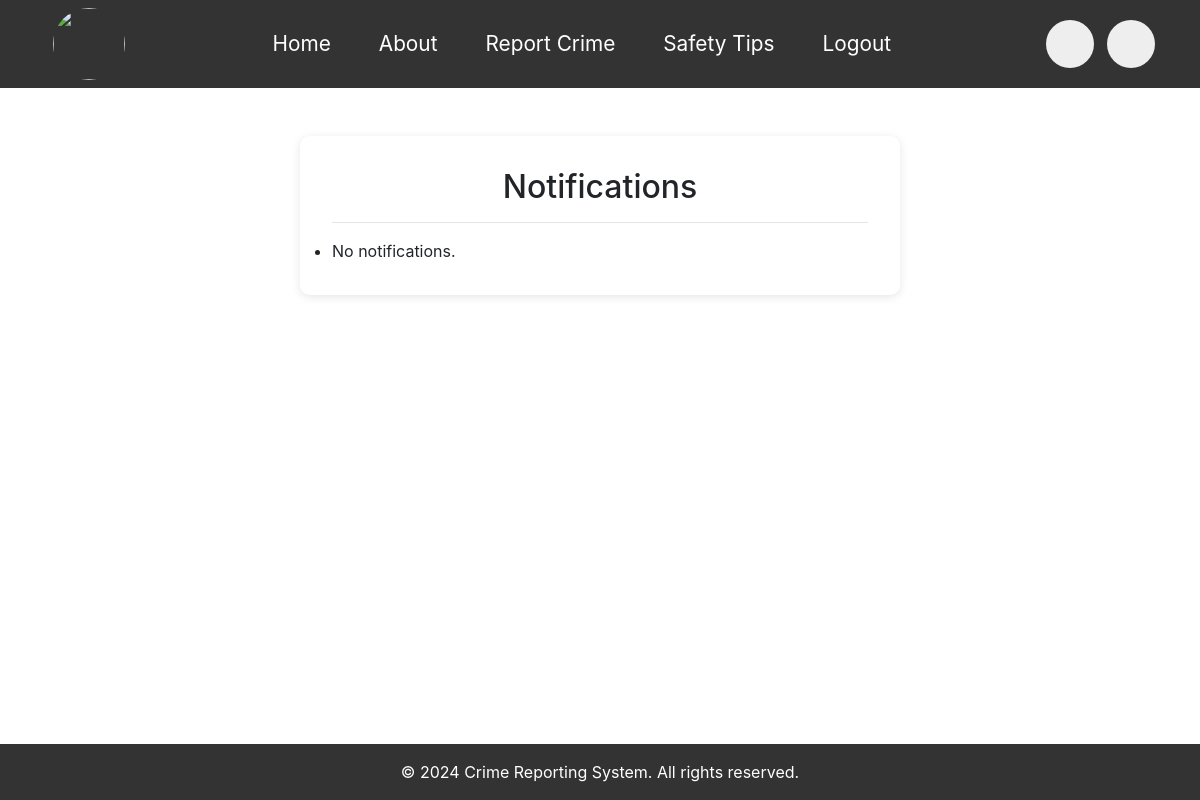
Before: /notifications/ (signed in) with the older database file.
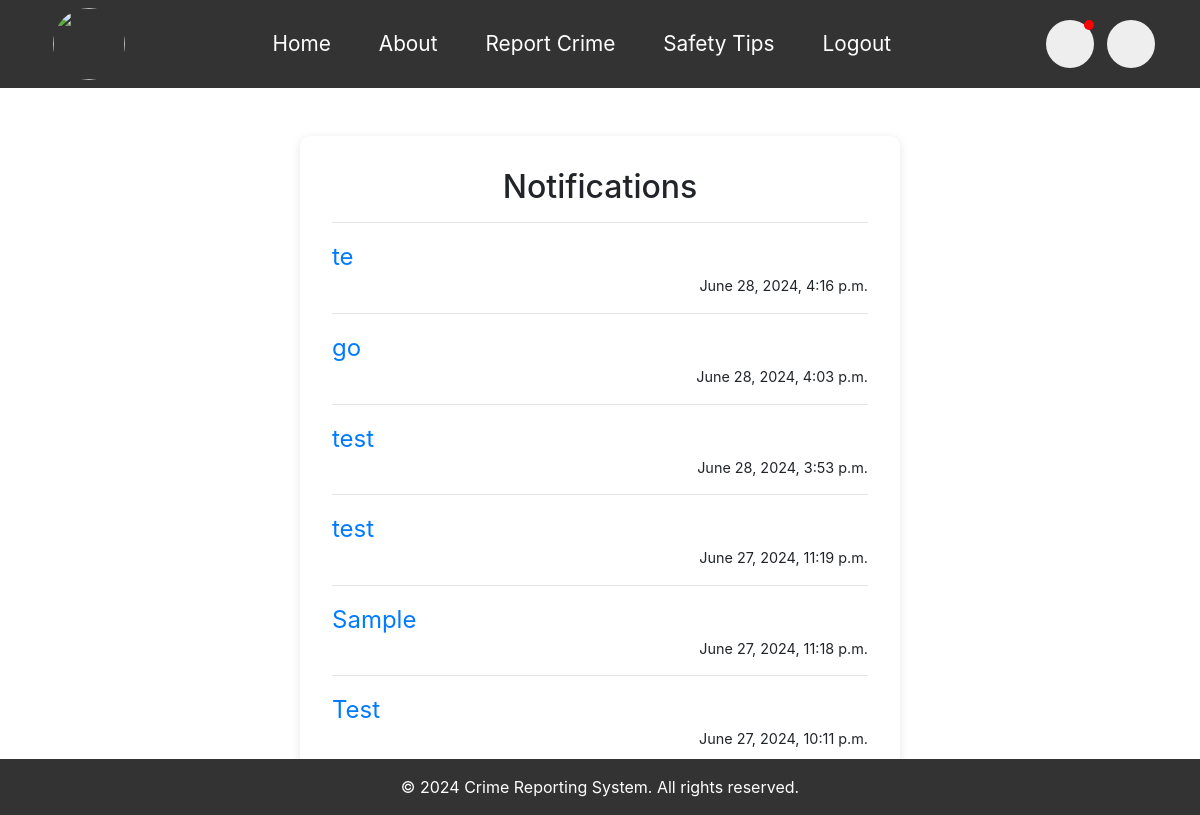
After: the same page with the newer database file.
### apps/models.py (models this page shows)
class Notification(models.Model):
    user = models.ForeignKey(User, on_delete=models.CASCADE, null=True, blank=True)
    title = models.CharField(max_length=200)  # New field for the title
    content = models.TextField()
    read = models.BooleanField(default=False)
    timestamp = models.DateTimeField(auto_now_add=True)

### apps/views.py (the view)
# urls.py: path('notifications/', views.view_notifications, name='view_notifications'),
@login_required
def view_notifications(request):
    notifications = Notification.objects.filter(user=request.user).order_by('-timestamp')
    unread_notifications = notifications.filter(read=False).count()
    return render(request, 'view_notifications.html', {'notifications': notifications, 'unread_notifications': unread_notifications})

### templates/view_notifications.html
{% extends 'base_generic.html' %}
{% block content %}
    <br><br>
    <div class="container">
      <ul id="report-form">
           <h2 style="text-align: center">Notifications</h2>
      <hr>
      {% for notification in notifications %}
        <li style="list-style: none">
          <a href="{% url 'read_notification' notification.id %} " style="font-size: 1.5rem; text-underline: none">{{ notification.title }}</a>
          <p style="text-align: right;font-size: 0.9rem">{{ notification.timestamp }}</p>
        </li>
          <hr>
      {% empty %}
        <li>No notifications.</li>
      {% endfor %}
      </ul>
    </div>
{% endblock %}

### templates/base_generic.html (shortened to what this page needs)
{% load static %}
<!DOCTYPE html>
<html lang="en">
<head>
    <link rel="stylesheet" type="text/css" href="{% static 'css/style.css' %}">
    <link rel="stylesheet" type="text/css" href="{% static 'css/bootstrap.min.css' %}">
    <link rel="stylesheet" href="{% static 'fontawesome-free-5.15.3-web/css/all.css' %}">
</head>
<body>
    <nav class="navbar">
        <div class="container">
        <div class="icons">
            <a href="{% url 'home' %}" style="background-color: #333"><img src="../static/images/logo.jpg" alt=""></a>
        </div>
            <ul class="nav-links">
                <li><a href="{% url 'home' %}">Home</a></li>
                <li><a href="{% url 'about' %}">About</a></li>
                {% if user.is_authenticated %}
                    <li><a href="{% url 'report' %}">Report Crime</a></li>
                {% else %}
                    <li><a href="{% url 'login' %}">Report Crime</a></li>
                {% endif %}
                <li><a href="{% url 'safety_tips' %}">Safety Tips</a></li>
                {% if user.is_authenticated %}
                    <li><a href="{% url 'logout' %}">Logout</a></li>
                {% else %}
                    <li><a href="{% url 'login' %}">Login</a></li>
                {% endif %}
            </ul>
            <div class="icons">
                {% if user.is_authenticated %}
                    <a href="{% url 'view_notifications' %}" class="fas fa-bell">
                        {% if unread_notifications > 0 %}
                            <span class="notification-dot"></span>
                        {% endif %}
                    </a>
                    <a href="{% url 'view_profile' %}" class="fas fa-user"></a>
                {% endif %}
            </div>
        </div>
    </nav>
    <main>
        {% block content %}{% endblock %}
    </main>
    <footer class="footer">
        <div class="container">
            <p>&copy; 2024 Crime Reporting System. All rights reserved.</p>
        </div>
    </footer>
</body>
</html>

### static/css/style.css (style rules this page uses)
body, html { margin: 0; padding: 0; font-family: Arial, sans-serif; box-sizing: border-box; }
.container { width: 80%; margin: 0 auto; }
.navbar { background-color: #333; color: #fff; padding: 1rem 0; }
.navbar .container { display: flex; justify-content: space-between; align-items: center; }
.nav-links { list-style: none; display: flex; justify-content: center; gap: 1rem; margin: 0; padding: 0; }
.nav-links a { color: #fff; text-decoration: none; font-size: 1.3rem; padding: 0.5rem 1rem; transition: background-color 0.3s; }
.container .icons a img { cursor: pointer; height:4.5rem; width:4.5rem; text-align: center; font-size: 1.5rem; border-radius: 50%; }
.container .icons i, .container .icons a { position: relative; cursor: pointer; margin-left: .5rem; height:3rem; line-height: 3rem; width:3rem; text-align: center; font-size: 1.5rem; color:#491217; border-radius: 50%; background: #eee; }
.container .icons .notification-dot { position: absolute; top: 0; right: 0; height: 10px; width: 10px; background-color: red; border-radius: 50%; }
.footer { position: fixed; left: 0; bottom: 0; width: 100%; color: #fff; padding:1rem 0; background-color: #333; text-align: center; }
.footer p { margin: 0; }
#report-form { max-width: 600px; margin: 0 auto; background-color: #fff; padding: 2rem; border-radius: 10px; box-shadow: 0 2px 10px rgba(0, 0, 0, 0.1); }
.container { max-width: 1200px; margin: 0 auto; padding: 0 1rem; }
.container { max-width: 600px; margin: 0 auto; padding: 0 1rem; }

Changed rows visible on the page:
added Notification: title "te", timestamp "June 28, 2024, 4:16 p.m."
added Notification: title "go", timestamp "June 28, 2024, 4:03 p.m."
added Notification: title "test", timestamp "June 28, 2024, 3:53 p.m."
added Notification: title "test", timestamp "June 27, 2024, 11:19 p.m."
added Notification: title "Sample", timestamp "June 27, 2024, 11:18 p.m."
added Notification: title "Test", timestamp "June 27, 2024, 10:11 p.m."
Other visible differences:
text no longer shown: "No notifications."
